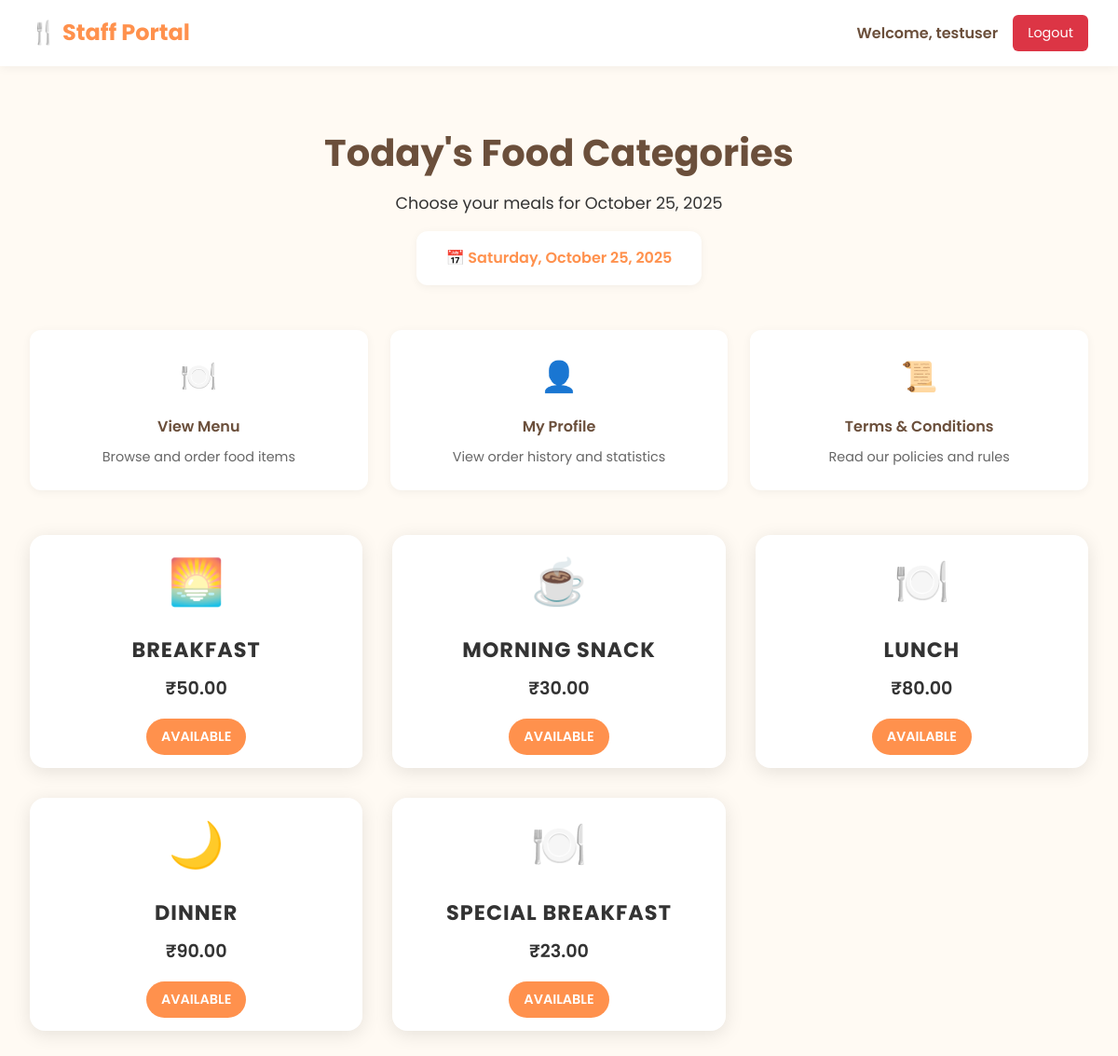
Page /orders/ (signed in) on the committed database.
### web/models.py (models this page shows, shortened)
class Category(models.Model):
    name = models.CharField(max_length=255)
    price = models.DecimalField(max_digits=10, decimal_places=2)
    image = models.ImageField(upload_to='category_images/', blank=True, null=True)
    is_locked = models.BooleanField(default=False)
    created_at = models.DateTimeField(auto_now_add=True)
    updated_at = models.DateTimeField(auto_now=True)
    class Meta:
        verbose_name_plural = "Categories"

### orders/views.py (the view)
# urls.py: path('', views.home, name='home'),
@login_required
def home(request):
    if not hasattr(request.user, 'profile') or request.user.profile.role != 'staff':
        messages.error(request, 'Access denied.')
        return redirect('orders:login')
    today = timezone.now().date()
    categories = Category.objects.filter(
        is_locked=False
    ).prefetch_related('menus').filter(
        menus__is_available=True
    ).distinct()
    today_orders = Order.objects.filter(user=request.user, date=today)
    ordered_categories = [order.category.id for order in today_orders]
    context = {
        'categories': categories,
        'today_orders': today_orders,
        'ordered_categories': ordered_categories,
        'today': today,
    }
    return render(request, 'orders/index.html', context)

### templates/orders/index.html (shortened to what this page needs)
{% load static %}
<!DOCTYPE html>
<html lang="en">
<head>
</head>
<body>
    <header class="header">
        <div class="logo">🍴 Staff Portal</div>
        <div class="user-info">
            <span class="user-name">Welcome, {{ user.username }}</span>
            <a href="{% url 'orders:logout' %}" class="logout-btn">Logout</a>
        </div>
    </header>
    <main class="main">
        <div class="container">
            <div class="welcome-section">
                <h1 class="welcome-title">Today's Food Categories</h1>
                <p class="welcome-subtitle">Choose your meals for {{ today|date:"F d, Y" }}</p>
                <div class="date-info">
                    📅 {{ today|date:"l, F d, Y" }}
                </div>
            </div>
            <div class="quick-actions">
                <a href="{% url 'orders:menu' %}" class="action-card">
                    <div class="action-icon">🍽️</div>
                    <div class="action-title">View Menu</div>
                    <div class="action-desc">Browse and order food items</div>
                </a>
                <a href="{% url 'orders:profile' %}" class="action-card">
                    <div class="action-icon">👤</div>
                    <div class="action-title">My Profile</div>
                    <div class="action-desc">View order history and statistics</div>
                </a>
                <a href="{% url 'orders:terms' %}" class="action-card">
                    <div class="action-icon">📜</div>
                    <div class="action-title">Terms & Conditions</div>
                    <div class="action-desc">Read our policies and rules</div>
                </a>
            </div>
            <div class="categories-grid">
                {% for category in categories %}
                <div class="category-card {% if category.is_locked %}locked{% endif %} {% if category.id in ordered_categories %}ordered{% endif %}"
                     data-category-id="{{ category.id }}">
                    <div class="category-icon">
                        {% if category.name == "Breakfast" %}🌅
                        {% elif category.name == "Morning Snack" %}☕
                        {% elif category.name == "Lunch" %}🍽️
                        {% elif category.name == "Evening Snack" %}🍪
                        {% elif category.name == "Dinner" %}🌙
                        {% elif category.name == "Both" %}🍴
                        {% else %}🍽️
                        {% endif %}
                    </div>
                    <div class="category-title">{{ category.name }}</div>
                    <div class="category-price">₹{{ category.price }}</div>
                    <div class="category-status
                        {% if category.id in ordered_categories %}status-ordered
                        {% elif category.is_locked %}status-locked
                        {% else %}status-available{% endif %}">
                        {% if category.id in ordered_categories %}
                            ✅ Ordered
                        {% elif category.is_locked %}
                            🔒 Locked
                        {% else %}
                            Available
                        {% endif %}
                    </div>
                </div>
                {% empty %}
                <div class="category-card" style="grid-column: 1 / -1; text-align: center; padding: 3rem;">
                    <div class="category-icon">🍽️</div>
                    <div class="category-title">No Categories Available</div>
                    <div class="category-price">Please check back later</div>
                </div>
                {% endfor %}
            </div>
        </div>
    </main>
</body>
</html>

### templates/orders/index.html (style rules this page uses)
:root { --primary: #ff914d; --accent: #6b4f3b; --bg: #fffaf3; --text: #333; --white: #ffffff; --shadow: 0 4px 20px rgba(0,0,0,0.1); --shadow-light: 0 2px 10px rgba(0,0,0,0.05); --overlay: linear-gradient(rgba(0,0,0,0.6), rgba(0,0,0,0.2)); --transition: 0.3s ease-in-out; --success: #28a745; --danger: #dc3545; }
* { margin: 0; padding: 0; box-sizing: border-box; }
body { font-family: 'Poppins', sans-serif; background: var(--bg); color: var(--text); line-height: 1.6; overflow-x: hidden; }
.header { position: fixed; top: 0; left: 0; right: 0; display: flex; justify-content: space-between; align-items: center; padding: 1rem 2rem; background: var(--white); box-shadow: var(--shadow-light); z-index: 1000; }
.logo { font-size: 1.5rem; font-weight: 700; color: var(--primary); }
.user-info { display: flex; align-items: center; gap: 1rem; }
.user-name { font-weight: 600; color: var(--accent); }
.logout-btn { background: var(--danger); color: var(--white); padding: 0.5rem 1rem; border: none; border-radius: 6px; text-decoration: none; font-size: 0.9rem; transition: all var(--transition); }
.main { padding-top: 100px; min-height: 100vh; padding-bottom: 100px; }
.container { max-width: 1200px; margin: 0 auto; padding: 2rem; }
.welcome-section { text-align: center; margin-bottom: 3rem; }
.welcome-title { font-size: 2.5rem; font-weight: 700; color: var(--accent); margin-bottom: 0.5rem; }
.welcome-subtitle { color: var(--text); font-size: 1.1rem; margin-bottom: 1rem; }
.date-info { background: var(--white); border-radius: 12px; padding: 1rem 2rem; box-shadow: var(--shadow-light); display: inline-block; font-weight: 600; color: var(--primary); }
.categories-grid { display: grid; grid-template-columns: repeat(auto-fit, minmax(300px, 1fr)); gap: 2rem; margin-bottom: 3rem; }
.category-card { position: relative; height: 250px; border-radius: 16px; overflow: hidden; box-shadow: var(--shadow); transition: all var(--transition); cursor: pointer; animation: fadeInUp 0.6s ease-out forwards; opacity: 0; transform: translateY(30px); background: var(--white); display: flex; flex-direction: column; justify-content: center; align-items: center; text-align: center; padding: 2rem; }
.category-card:nth-child(1) { animation-delay: 0.1s; }
.category-card:nth-child(2) { animation-delay: 0.2s; }
.category-card:nth-child(3) { animation-delay: 0.3s; }
.category-card:nth-child(4) { animation-delay: 0.4s; }
.category-card:nth-child(5) { animation-delay: 0.5s; }
.category-icon { font-size: 3rem; margin-bottom: 1rem; }
.category-title { font-size: 1.4rem; font-weight: 700; text-transform: uppercase; letter-spacing: 1px; margin-bottom: 0.5rem; }
.category-price { font-size: 1.2rem; font-weight: 600; margin-bottom: 1rem; }
.category-status { padding: 0.5rem 1rem; border-radius: 20px; font-size: 0.9rem; font-weight: 600; text-transform: uppercase; }
.status-available { background: var(--primary); color: var(--white); }
.quick-actions { display: grid; grid-template-columns: repeat(auto-fit, minmax(200px, 1fr)); gap: 1.5rem; margin-bottom: 3rem; }
.action-card { background: var(--white); border-radius: 12px; padding: 1.5rem; box-shadow: var(--shadow-light); text-align: center; transition: all var(--transition); text-decoration: none; color: inherit; }
.action-icon { font-size: 2rem; margin-bottom: 1rem; }
.action-title { font-weight: 600; color: var(--accent); margin-bottom: 0.5rem; }
.action-desc { font-size: 0.9rem; color: #666; }

### rows in the picture
Category: name "BREAKFAST", price "50.00", is_locked "AVAILABLE"
Category: name "MORNING SNACK", price "30.00", is_locked "AVAILABLE"
Category: name "LUNCH", price "80.00", is_locked "AVAILABLE"
Category: name "DINNER", price "90.00", is_locked "AVAILABLE"
Category: name "SPECIAL BREAKFAST", price "23.00", is_locked "AVAILABLE"

### other values in the picture
{{ user.username }} "testuser"
